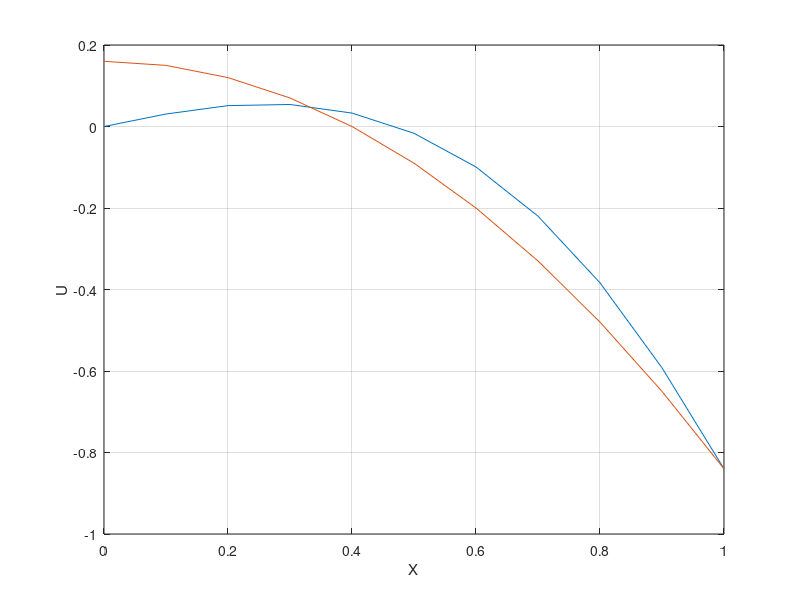
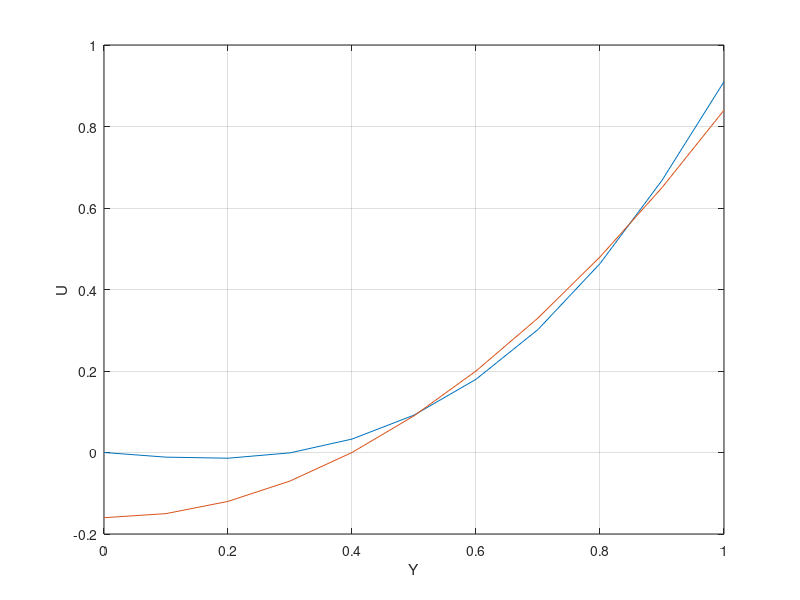
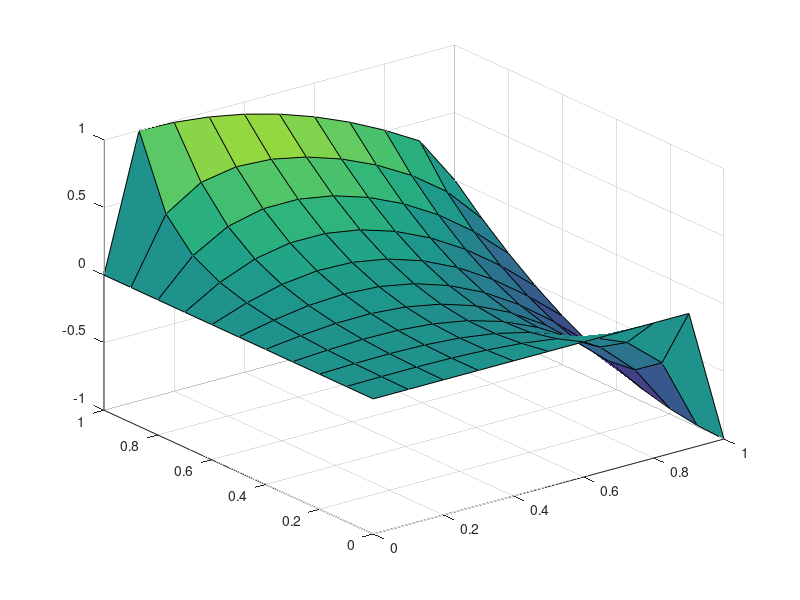

MATLAB code to generate these figures, in order:
hx=1/10;
hy=1/10;
phi1=1;
phi5=0;
phi3=1;
phi7=0;
phi2=0;
phi6=1;
phi4=0;
phi8=1;
x=0;
y=0;
alfa1=1;
alfa2=0;
alfa3=0;
alfa4=0;
eps=0.001;

U = [];
X = [];
Y = [];
UN = [];

# Нулевая поверхность
for j=2:1:10
    f1=0;
    f3=1-y^2;
    U(1,j)=f1;
    U(11,j)=f3;
    y=y+hy;
end
y=0;
for i=1:1:11
    Y(end+1)=y; 
    X(end+1)=x;
    f2=0;
    f4=x^2-1;
    U(i,1)=f2;
    U(i,11)=f4;
    x=x+hx;
    y=y+hy; 
end
for i=2:1:10
    for j=2:1:10
        U(i,j)=U(1,j)+(U(11,j)-U(1,j))*(i-1)*hx;
    end
end

# Первая поверхность
x=0;
y=hy;
for j=2:1:10
    f1=0;
    f3=1-y^2;
    UN(1,j)=f1;
    UN(11,j)=f3;
    y=y+hy;
end
for i=1:1:11
    f2=0;
    f4=x^2-1;
    UN(i,1)=f2;
    UN(i,11)=f4;
    x=x+hx;
end
for i=2:1:10
    for j=2:1:10
        UN(i,j)= (1/(alfa4*(hx^2)-2*((hy^2+alfa1*(hx^2))/(hy^2))))*(((hx^2)*0)-(U(i+1,j)+U(i-1,j))-(((alfa1*(hx^2))/(hx^2))*(U(i,j+1)+U(i,j-1)))-(((alfa2*hx)/2)*(U(i+1,j)-U(i-1,j)))-(((alfa3*(hx^2))/(2*hy))*(U(i,j+1)-U(i,j-1))));
    end
end

#Следующие поверхности
M = [];
for i=1:1:11
    for j=1:1:11
        M(end+1)=abs(UN(i,j)-U(i,j));
    end
end
m=max(M);

while m > eps
    x=0;
    y=0;
    U=[];
    U(:,:)=UN(:,:);
    for j=2:1:10
        f1=0;
        f3=1-y^2;
        UN(1,j)=f1;
        UN(11,j)=f3;
        y=y+hy;
    end
    for i=1:1:11
        f2=0;
        f4=x^2-1;
        UN(i,1)=f2;
        UN(i,11)=f4;
        x=x+hx;
    end
    for i=2:1:10
        for j=2:1:10
            UN(i,j)= (1/(alfa4*(hx^2)-2*((hy^2+alfa1*(hx^2))/(hy^2))))*(((hx^2)*0)-(U(i+1,j)+U(i-1,j))-(((alfa1*(hx^2))/(hx^2))*(U(i,j+1)+U(i,j-1)))-(((alfa2*hx)/2)*(U(i+1,j)-U(i-1,j)))-(((alfa3*(hx^2))/(2*hy))*(U(i,j+1)-U(i,j-1))));
        end
    end
    M = [];
    for i=1:1:11
        for j=1:1:11
            M(end+1)=abs(UN(i,j)-U(i,j));
        end
    end
    m=max(M);
end

# срез по x
UPLOTX = [];
for i=1:1:11
    UPLOTX(end+1)=U(i,5);
end
# срез по y
UPLOTY = [];
for j=1:1:11
    UPLOTY(end+1)=U(5,j);
end

# аналитическое решения
UA=[];
xa=0;
ya=0;
for i=1:1:11
    for j=1:1:11
        UA(i,j)=(X(i)^2)-(Y(j)^2);
    end
end
# срез по x (аналитическое решение)
UPLOTXA = [];
for i=1:1:11
    UPLOTXA(end+1)=UA(i,5);
end
# серз по y (аналитическое решение)
UPLOTYA = [];
for j=1:1:11
    UPLOTYA(end+1)=UA(5,j);
end

figure('Name','Срез по y');
plot(X,UPLOTY,X,UPLOTYA); 
grid on;
xlabel('X');
ylabel('U');

figure('Name','Срез по x');
plot(Y,UPLOTX,Y,UPLOTXA); 
grid on;
xlabel('Y');
ylabel('U');

figure('Name','3D график');
surf(X,Y,U);

# погрешности для срезов по x и y
E1=[];
E2=[];
A=[];
B=[];
XP=[];
YP=[];
yp=0;
xp=0;

for n=1:1:11
    YP(n)=0;
end
for n=12:1:22
    YP(n)=yp;
    yp=yp+hy;
end
for n=1:1:11
    XP(n)=xp;
    xp=xp+hx;
end
for n=12:1:22
    XP(n)=0;
end
for n=1:1:11
    E1(n)=abs(UPLOTYA(n)-UPLOTY(n)); 
end
for n=12:1:22
    E1(n)=0;
end
for n=1:1:11
    E2(n)=0;
end
for n=12:1:22
    E2(n)=abs(UPLOTXA(n-11)-UPLOTX(n-11)); 
end
for k=1:1:11
    A(1,k)=XP(k);
    A(2,k)=YP(k);
    A(3,k)=E1(k);
end
for k=12:1:22
    B(1,k-11)=XP(k);
    B(2,k-11)=YP(k);
    B(3,k-11)=E2(k);        
end

fileID = fopen('absycut.txt','w');
fprintf(fileID,'%7s %7s %12s\n','|       |','|       |','|  absolute |');
fprintf(fileID,'%7s %7s %12s\n','|   x   |','|   y   |','|   error   |');
fprintf(fileID,'%7s %7s %12s\n','|       |','|       |','|   y-cut   |');
fprintf(fileID,'%7s %7s %12s\n','|=======|','|=======|','|===========|');
fprintf(fileID,'|%6.5f| |%6.5f| |%10.9f|\n',A);
fclose(fileID);
type absycut.txt;

fileID = fopen('absxcut.txt','w');
fprintf(fileID,'%7s %7s %12s\n','|       |','|       |','|  absolute |');
fprintf(fileID,'%7s %7s %12s\n','|   x   |','|   y   |','|   error   |');
fprintf(fileID,'%7s %7s %12s\n','|       |','|       |','|   x-cut   |');
fprintf(fileID,'%7s %7s %12s\n','|=======|','|=======|','|===========|');
fprintf(fileID,'|%6.5f| |%6.5f| |%10.9f|\n',B);
fclose(fileID);
type absxcut.txt;




